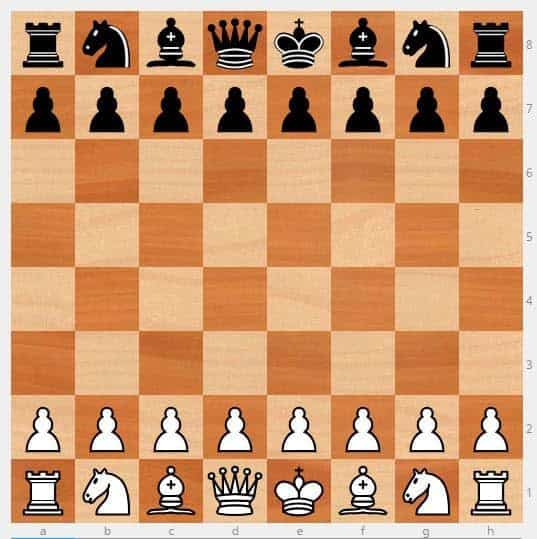
//> input picture Ejemplos/data/chess.jpg, 537 x 539 px
$ ./main   (built with g++ and OpenCV 4)
//> lines starting //> are read from the running program, lines starting //| are printed output that depends on the picture
#include "opencv2/imgcodecs.hpp"
#include "opencv2/highgui.hpp"
#include "opencv2/imgproc.hpp"
using namespace cv;
using namespace std;

int main(int argc, char ** argv)
{
  // Declare the output variables
  Mat dst, cdst, cdstP;
  const char * default_file = "chess.jpg";
  const char * filename = argc >= 2 ? argv[1] : default_file;

  // Load an image
  Mat src = imread(samples::findFile(filename), IMREAD_GRAYSCALE);
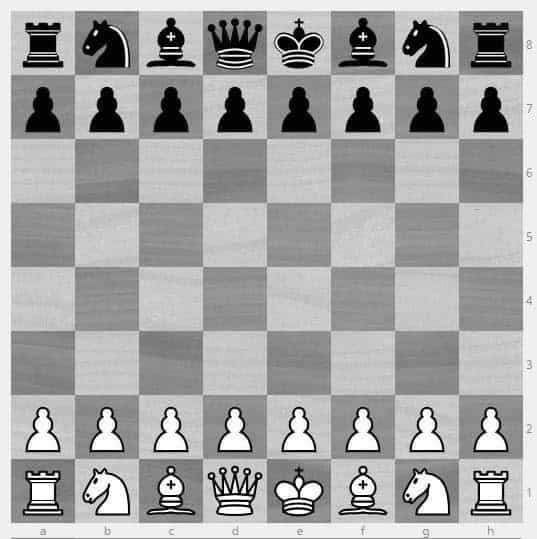
//> src: 539 rows x 537 cols, CV_8UC1; min 0, max 255, mean 164.9
  // Check if image is loaded fine
  if (src.empty()) {
    printf(" Error opening image\n");
    printf(" Program Arguments: [image_name -- default %s] \n", default_file);
    return -1;
  }

  // Edge detection
  Canny(src, dst, 50, 200, 3);
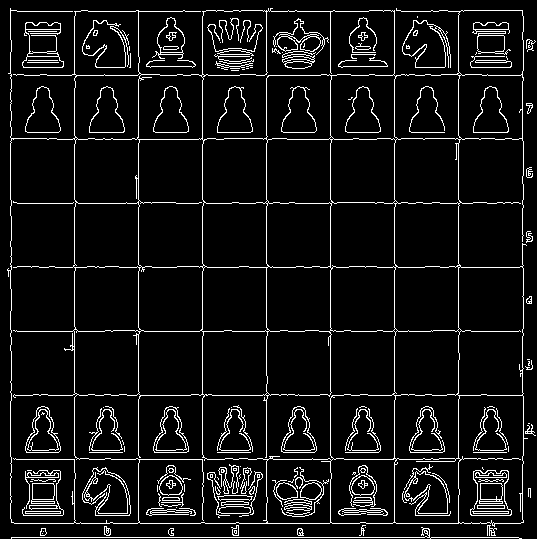
//> dst: 539 rows x 537 cols, CV_8UC1; 7.5% white in thin lines or dots

  // Copy edges to the images that will display the results in BGR
  cvtColor(dst, cdst, COLOR_GRAY2BGR);
//> cdst: 539 rows x 537 cols, CV_8UC3; 7.5% white in thin lines or dots
  cdstP = cdst.clone();

  // Standard Hough Line Transform
  vector<Vec2f> lines;   // will hold the results of the detection (rho, theta)
  HoughLines(dst, lines, 1, CV_PI / 180, 200, 0, 0);   // runs the actual detection
//> lines = 24 lines (rho, theta), first 12: [537, 1.57], [394, 0], [330, 0], [138, 0], [266, 0], [523, 1.57], [458, 0], [74, 0], [202, 0], [331, 1.57], [459, 1.57], [395, 1.57]

  // Draw the lines
  for (size_t i = 0; i < lines.size(); i++) {
    float rho = lines[i][0], theta = lines[i][1];
    Point pt1, pt2;
    double a = cos(theta), b = sin(theta);
    double x0 = a * rho, y0 = b * rho;
    pt1.x = cvRound(x0 + 1000 * (-b));
    pt1.y = cvRound(y0 + 1000 * ( a));
    pt2.x = cvRound(x0 - 1000 * (-b));
    pt2.y = cvRound(y0 - 1000 * ( a));
    line(cdst, pt1, pt2, Scalar(0, 0, 255), 3, LINE_AA);
  }
//> this loop made 24 passes
//> (rho, theta, a, b, x0, y0) on passes 1 to 12: (537, 1.57, -4.37e-08, 1, -2.35e-05, 537), (394, 0, 1, 0, 394, 0), (330, 0, 1, 0, 330, 0), (138, 0, 1, 0, 138, 0), (266, 0, 1, 0, 266, 0), (523, 1.57, -4.37e-08, 1, -2.29e-05, 523), (458, 0, 1, 0, 458, 0), (74, 0, 1, 0, 74, 0), (202, 0, 1, 0, 202, 0), (331, 1.57, -4.37e-08, 1, -1.45e-05, 331), (459, 1.57, -4.37e-08, 1, -2.01e-05, 459), (395, 1.57, -4.37e-08, 1, -1.73e-05, 395)
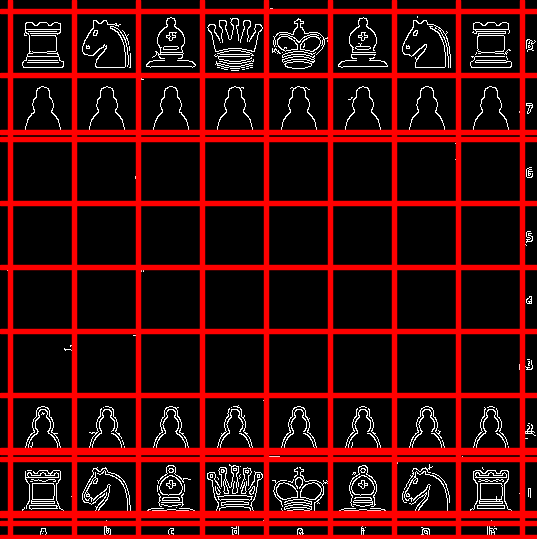
//> cdst: 539 rows x 537 cols, CV_8UC3; mean B, G, R 9, 9, 63.8

  // Probabilistic Line Transform
  vector<Vec4i> linesP;   // will hold the results of the detection
  HoughLinesP(dst, linesP, 1, CV_PI / 180, 50, 50, 10);   // runs the actual detection
//> linesP = 60 lines (x1, y1, x2, y2), first 8: [330, 522, 330, 11], [458, 523, 458, 11], [394, 522, 394, 10], [11, 537, 518, 537], [14, 523, 520, 523], [266, 522, 266, 10], [138, 522, 138, 10], [202, 471, 202, 11]

  // Draw the lines
  for (size_t i = 0; i < linesP.size(); i++) {
    Vec4i l = linesP[i];
    line(cdstP, Point(l[0], l[1]), Point(l[2], l[3]), Scalar(0, 0, 255), 3, LINE_AA);
  }
//> this loop made 60 passes
//> l on passes 1 to 12: [330, 522, 330, 11], [458, 523, 458, 11], [394, 522, 394, 10], [11, 537, 518, 537], [14, 523, 520, 523], [266, 522, 266, 10], [138, 522, 138, 10], [202, 471, 202, 11], [74, 522, 74, 11], [10, 215, 10, 52], [11, 395, 522, 395], [135, 331, 304, 331]
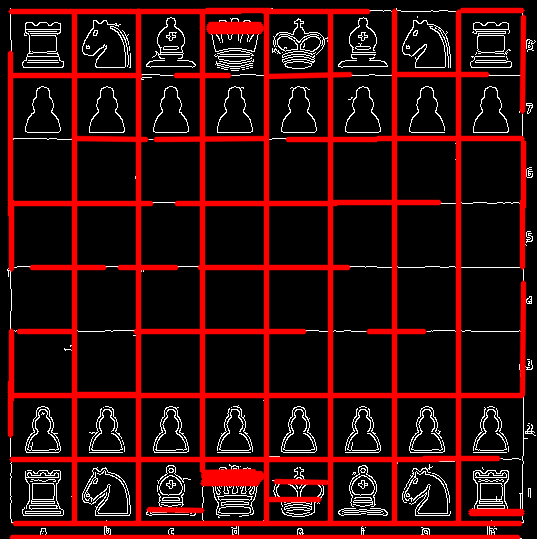
//> cdstP: 539 rows x 537 cols, CV_8UC3; mean B, G, R 10.8, 10.8, 52

  // Show results
  imshow("Source", src);
  imshow("Detected Lines (in red) - Standard Hough Line Transform", cdst);
  imshow("Detected Lines (in red) - Probabilistic Line Transform", cdstP);

  // Wait and Exit
  waitKey();
  return 0;
}

$ run again, with Ejemplos/data/HappyFish.jpg copied over Ejemplos/data/chess.jpg
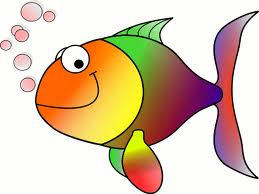
//> input picture Ejemplos/data/HappyFish.jpg, 259 x 194 px
//> `Canny(src, dst, 50, 200, 3);`:
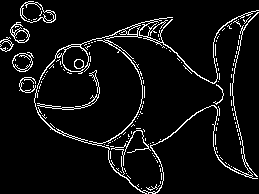
//> dst: 194 rows x 259 cols, CV_8UC1; 6.4% white in thin lines or dots
//> cdst: 194 rows x 259 cols, CV_8UC3; 6.4% white in thin lines or dots
//> lines = empty
//> linesP = 5 lines (x1, y1, x2, y2): [144, 22, 197, 75], [80, 47, 145, 21], [230, 85, 249, 177], [111, 35, 170, 21], [62, 134, 134, 151]
//> the loop `for (size_t i = 0; i < linesP.size(); i++)` made 5 passes
//> after the loop `for (size_t i = 0; i < linesP.size(); i++)`:
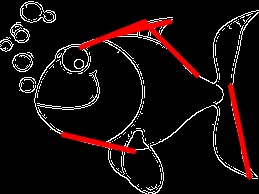
//> cdstP: 194 rows x 259 cols, CV_8UC3; mean B, G, R 13.3, 13.3, 23
